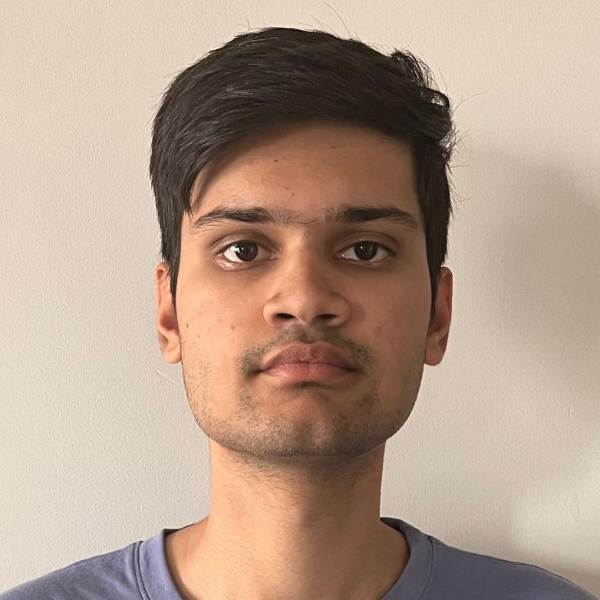
#> input picture images/test-3.jpg, 600 x 600 px
$ python face_and_eye_detector_single_image.py
#> lines starting #> are read from the running program, lines starting #| are printed output that depends on the picture; after the words box and inside, x2 and y2 are one past the last pixel; in counts of white or black regions, pixels touching at a corner belong together
'''This script uses OpenCV's haarcascade (face and eye cascade) to detect face
and eyes in a given input image.'''

#Import necessary libraries
import cv2 as cv
import numpy as np

#Load face cascade and hair cascade from haarcascades folder
face_cascade = cv.CascadeClassifier("haarcascades/haarcascade_frontalface_default.xml")
eye_cascade = cv.CascadeClassifier("haarcascades/haarcascade_eye.xml")

#Read image in img and convert it to grayscale and store in gray.
#Image is converted to grayscale, as face cascade doesn't require to operate on coloured images.
img = cv.imread('images/test-3.jpg')
#> img is the input picture: shape (600, 600, 3); mean B, G, R 140.3, 157.1, 180.8
gray = cv.cvtColor(img, cv.COLOR_BGR2GRAY)
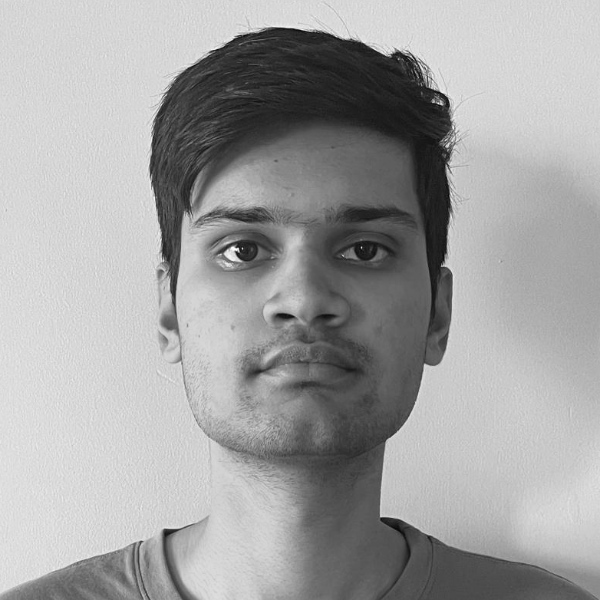
#> gray: shape (600, 600); min 6, max 254, mean 162.3

#Detect all faces in image.
faces = face_cascade.detectMultiScale(gray, 1.3, 5)
#> faces = [[155, 136, 306, 306]]

#Draw a rectangle over the face, and detect eyes in faces
for (x,y,w,h) in faces:
    cv.rectangle(img,(x,y),(x+w,y+h),(255,0,0),2)

    #ROI is region of interest with area having face inside it.
    roi_gray = gray[y:y+h, x:x+w]
    roi_color = img[y:y+h, x:x+w]

    #Detect eyes in face
    eyes = eye_cascade.detectMultiScale(roi_gray)

    for (ex,ey,ew,eh) in eyes:
        cv.rectangle(roi_color,(ex,ey),(ex+ew,ey+eh),(0,255,0),2)
#> this loop made 1 pass
#> (x, y, w, h, eyes) on pass 1: (155, 136, 306, 306, [[176, 83, 66, 66], [47, 75, 79, 79]])
#> pass 1, `roi_gray = gray[y:y+h, x:x+w]`:
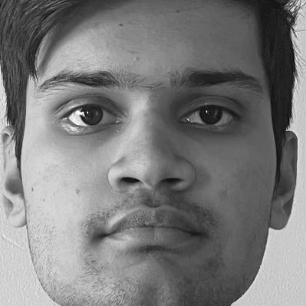
#> roi_gray: shape (306, 306); min 9, max 254, mean 122.7
#> pass 1, `roi_color = img[y:y+h, x:x+w]`:
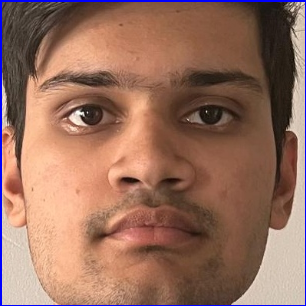
#> roi_color: shape (306, 306, 3); mean B, G, R 93.9, 110.3, 150.6
#> after the loop:
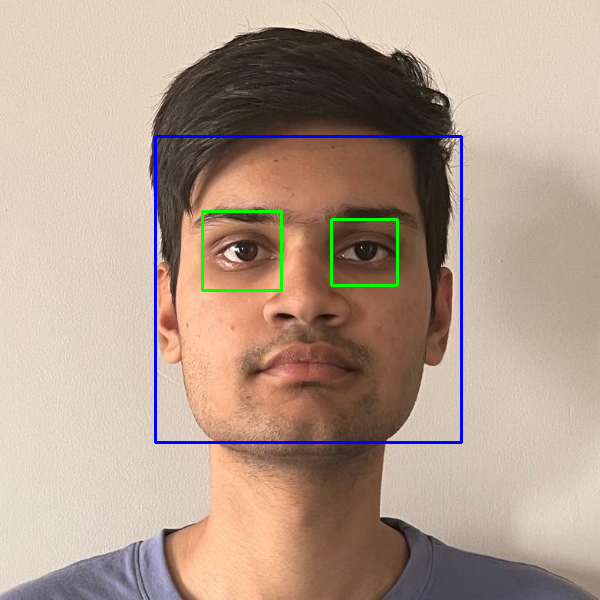
#> img: shape (600, 600, 3); 1.5% of pixels changed, all inside (x1, y1, x2, y2) = (154, 135, 463, 444)
#> after the loop:
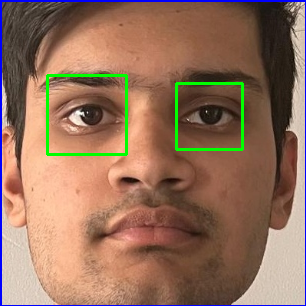
#> roi_color: shape (306, 306, 3); 1.85% of pixels changed, all inside (x1, y1, x2, y2) = (46, 74, 244, 156)

cv.imshow('Image', img)
cv.waitKey(0)
cv.destroyAllWindows()

$ run again, with images/test-2.jpg copied over images/test-3.jpg
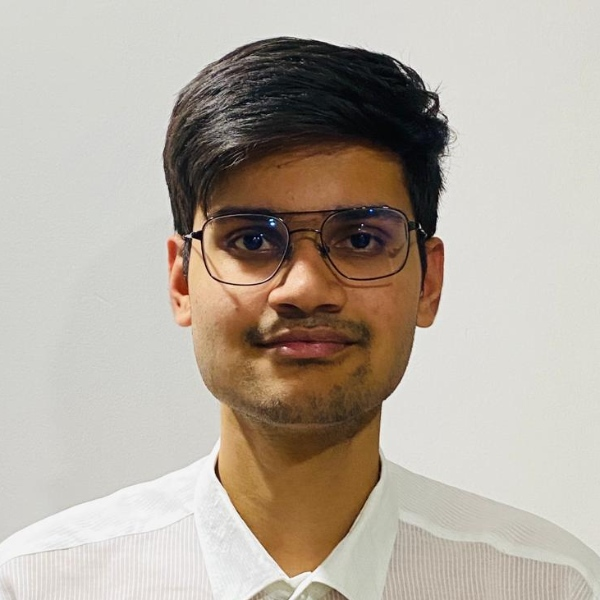
#> input picture images/test-2.jpg, 600 x 600 px
#> img is the input picture: shape (600, 600, 3); mean B, G, R 160.4, 171.6, 181.1
#> faces = [[159, 138, 284, 284]]
#> the loop `for (x,y,w,h) in faces:` made 1 pass
#> (x, y, w, h, eyes) on pass 1: (159, 138, 284, 284, [[9, 155, 22, 22], [179, 81, 47, 47], [66, 79, 46, 46]])
#> after the loop `for (x,y,w,h) in faces:`:
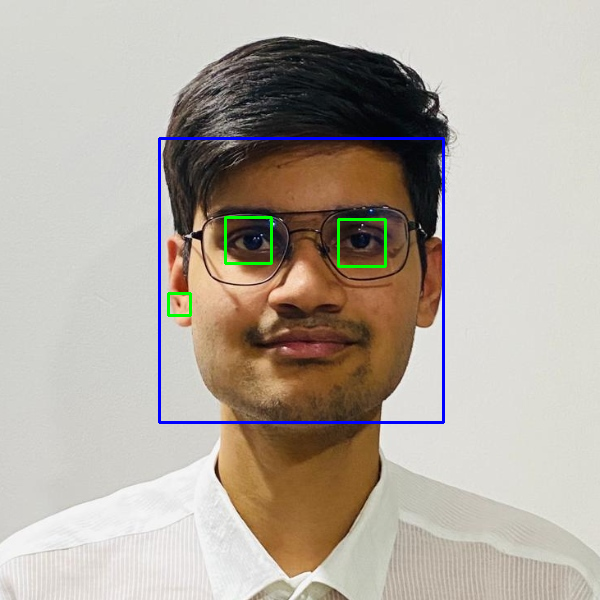
#> img: shape (600, 600, 3); 1.33% of pixels changed, all inside (x1, y1, x2, y2) = (158, 137, 445, 424)
#> after the loop `for (x,y,w,h) in faces:`:
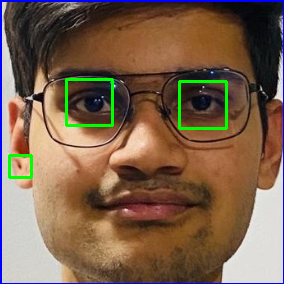
#> roi_color: shape (284, 284, 3); mean B, G, R 77.1, 98, 123.2

$ run again, with images/test.jpeg copied over images/test-3.jpg
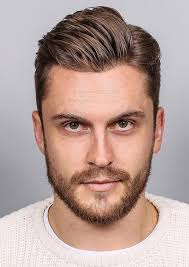
#> input picture images/test.jpeg, 189 x 267 px
#> img is the input picture: shape (267, 189, 3); mean B, G, R 150.8, 157.5, 181.2
#> `gray = cv.cvtColor(img, cv.COLOR_BGR2GRAY)`:
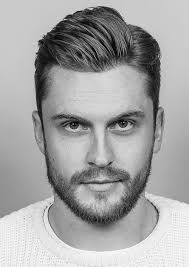
#> gray: shape (267, 189); min 2, max 253, mean 163.9
#> faces = [[30, 77, 137, 137]]
#> the loop `for (x,y,w,h) in faces:` made 1 pass
#> (x, y, w, h, eyes) on pass 1: (30, 77, 137, 137, [[25, 30, 36, 36], [74, 29, 36, 36]])
#> after the loop `for (x,y,w,h) in faces:`:
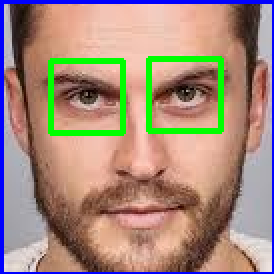
#> roi_color: shape (137, 137, 3) (shown 2 times larger); mean B, G, R 124.5, 138.9, 165.1
